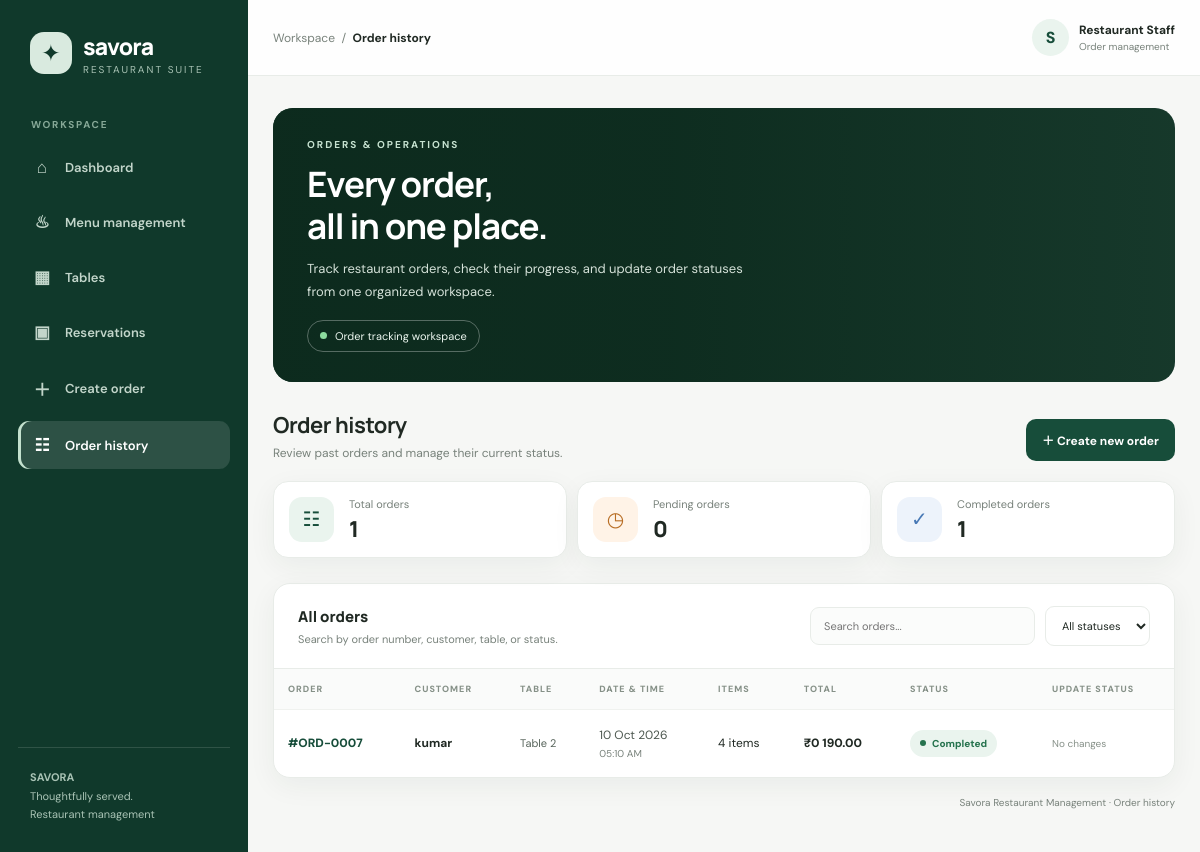
The page /orders/history/ on the database its author committed.
### restaurant/models.py (models this page shows, shortened)
class Order(models.Model):
    customer_name = models.CharField(max_length=100)
    table = models.ForeignKey(RestaurantTable, on_delete=models.CASCADE)
    order_time = models.DateTimeField(auto_now_add=True)
    total_amount = models.DecimalField(
        max_digits=10,
        decimal_places=2,
        default=0
    )
    ORDER_STATUS_CHOICES = [
        ("Pending", "Pending"),
        ("In Progress", "In Progress"),
        ("Completed", "Completed"),
        ("Cancelled", "Cancelled"),
    ]
    order_status = models.CharField(
        max_length=20,
        choices=ORDER_STATUS_CHOICES,
        default="Pending"
    )

class RestaurantTable(models.Model):
    table_number = models.PositiveIntegerField(unique=True)
    capacity = models.PositiveIntegerField()
    is_available = models.BooleanField(default=True)

class OrderItem(models.Model):
    order = models.ForeignKey(Order, on_delete=models.CASCADE, related_name='items')
    menu_item = models.ForeignKey(MenuItem, on_delete=models.CASCADE)
    quantity = models.PositiveIntegerField(default=1)
    price_at_order_time = models.DecimalField(
        max_digits=10,
        decimal_places=2
    )
    @property
    def subtotal(self):
        return self.price_at_order_time * self.quantity

### restaurant/views.py (the view)
# urls.py: path('orders/history/', views.order_list, name='order-list'),
def order_list(request):
    orders = Order.objects.prefetch_related(
        "items__menu_item"
    ).select_related("table").order_by("-order_time")
    return render(request, "restaurant/order_list.html", {
        "orders": orders
    })

### restaurant/templates/restaurant/order_list.html (shortened to what this page needs)
<!DOCTYPE html>
<html lang="en">
<head>
</head>
<body>
<aside class="sidebar">
    <div class="brand">
        <div class="brand-icon">✦</div>
        <div class="brand-copy">
            <div class="brand-name">savora</div>
            <span class="brand-sub">Restaurant suite</span>
        </div>
    </div>
    <div class="nav-label">WORKSPACE</div>
    <nav class="nav">
        <a href="{% url 'home' %}">
            <span class="nav-icon">⌂</span><span class="nav-text">Dashboard</span>
        </a>
        <a href="{% url 'menu' %}">
            <span class="nav-icon">♨</span><span class="nav-text">Menu management</span>
        </a>
        <a href="{% url 'table-list' %}">
            <span class="nav-icon">▦</span><span class="nav-text">Tables</span>
        </a>
        <a href="{% url 'create-reservation' %}">
            <span class="nav-icon">▣</span><span class="nav-text">Reservations</span>
        </a>
        <a href="{% url 'create-order' %}">
            <span class="nav-icon">＋</span><span class="nav-text">Create order</span>
        </a>
        <a href="{% url 'order-list' %}" class="active">
            <span class="nav-icon">☷</span><span class="nav-text">Order history</span>
        </a>
    </nav>
    <div class="sidebar-bottom">
        <strong>SAVORA</strong><br>
        Thoughtfully served.<br>
        Restaurant management
    </div>
</aside>
<main class="main">
    <header class="topbar">
        <div class="breadcrumb">Workspace&nbsp; / &nbsp;<strong>Order history</strong></div>
        <div class="profile">
            <div class="profile-avatar">S</div>
            <div>
                <div class="profile-name">Restaurant Staff</div>
                <div class="profile-role">Order management</div>
            </div>
        </div>
    </header>
    <div class="content">
        <section class="hero">
            <div class="hero-content">
                <div class="eyebrow">ORDERS & OPERATIONS</div>
                <h1>Every order,<br>all in one place.</h1>
                <p>Track restaurant orders, check their progress, and update order statuses from one organized workspace.</p>
                <div class="hero-pill"><span></span> Order tracking workspace</div>
            </div>
        </section>
        <div class="section-heading">
            <div>
                <h2>Order history</h2>
                <p>Review past orders and manage their current status.</p>
            </div>
            <a href="{% url 'create-order' %}" class="primary-btn">＋ Create new order</a>
        </div>
        <section class="stats">
            <div class="stat-card">
                <div class="stat-icon green">☷</div>
                <div>
                    <div class="stat-label">Total orders</div>
                    <div class="stat-value">{{ orders|length }}</div>
                </div>
            </div>
            <div class="stat-card">
                <div class="stat-icon orange">◷</div>
                <div>
                    <div class="stat-label">Pending orders</div>
                    <div class="stat-value" id="pendingCount">0</div>
                </div>
            </div>
            <div class="stat-card">
                <div class="stat-icon blue">✓</div>
                <div>
                    <div class="stat-label">Completed orders</div>
                    <div class="stat-value" id="completedCount">0</div>
                </div>
            </div>
        </section>
        <section class="table-panel">
            <div class="panel-header">
                <div>
                    <h3>All orders</h3>
                    <p>Search by order number, customer, table, or status.</p>
                </div>
                <div class="filter-row">
                    <input type="search" class="search" id="orderSearch" placeholder="Search orders..." autocomplete="off">
                    <select class="status-filter" id="statusFilter" aria-label="Filter by status">
                        <option value="all">All statuses</option>
                    </select>
                </div>
            </div>
            {% if orders %}
                <div class="table-scroll">
                    <table>
                        <thead>
                            <tr>
                                <th>Order</th>
                                <th>Customer</th>
                                <th>Table</th>
                                <th>Date & time</th>
                                <th>Items</th>
                                <th>Total</th>
                                <th>Status</th>
                                <th>Update status</th>
                            </tr>
                        </thead>
                        <tbody id="ordersBody">
                            {% for order in orders %}
                                <tr class="order-row" data-status="{{ order.order_status|lower }}">
                                    <td>
                                        <span class="order-id">#ORD-{{ order.id|stringformat:"04d" }}</span>
                                    </td>
                                    <td>
                                        <span class="customer-name">{{ order.customer_name }}</span>
                                    </td>
                                    <td>
                                        <span class="table-number">Table {{ order.table.table_number }}</span>
                                    </td>
                                    <td>
                                        <div class="order-date">{{ order.order_time|date:"d M Y" }}</div>
                                        <div class="order-time">{{ order.order_time|date:"h:i A" }}</div>
                                    </td>
                                    <td>
                                        <span>{{ order.items.count }} item{{ order.items.count|pluralize }}</span>
                                    </td>
                                    <td>
                                        <span class="order-total">
                                            ₹{% widthratio 1 1 0 %}{% with total=0 %}
                                                {% for item in order.items.all %}
                                                    {% if forloop.first %}{{ item.subtotal|floatformat:2 }}{% endif %}
                                                {% endfor %}
                                            {% endwith %}
                                        </span>
                                    </td>
                                    <td>
                                        <span class="status
                                            {% if order.order_status == 'Pending' %}pending
                                            {% elif order.order_status == 'In Progress' %}in-progress
                                            {% elif order.order_status == 'Completed' %}completed
                                            {% elif order.order_status == 'Cancelled' %}cancelled
                                            {% endif %}">
                                            {{ order.order_status }}
                                        </span>
                                    </td>
                                    <td>
                                        {% if order.order_status == 'Cancelled' or order.order_status == 'Completed' %}
                                            <span style="color:#879189;font-size:10px;">No changes</span>
                                        {% endif %}
                                    </td>
                                </tr>
                            {% endfor %}
                        </tbody>
                    </table>
                </div>
            {% endif %}
        </section>
        <div class="footer-note">Savora Restaurant Management · Order history</div>
    </div>
</main>
</body>
</html>

### rows shown on the page
Order: id "0007", customer_name "kumar", table.table_number "2", order_time "10 Oct 2026", order_time "05:10 AM", items.count "4", widthratio "0", order_status "Completed", shows "No changes"
OrderItem: subtotal "190.00"

### other values the page prints
{{ orders|length }} "1"
